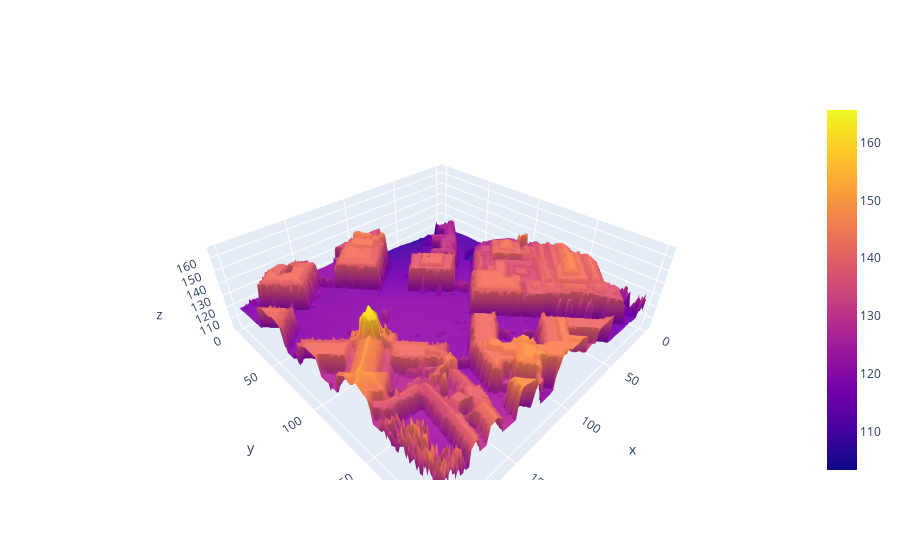

This figure's notebook cell:
### Code cell
tiff_finder()

### Figure 1 — Plotly figure (JSON) as saved in the notebook; plotly's stock layout.template omitted (floating-point values rounded to 4 significant figures; data arrays with more than 128 entries replaced by an {"elided": "..."} marker saying what was removed)
{"data": [{"type": "surface", "z": {"elided": "200x200 float values"}}], "layout": {}}
